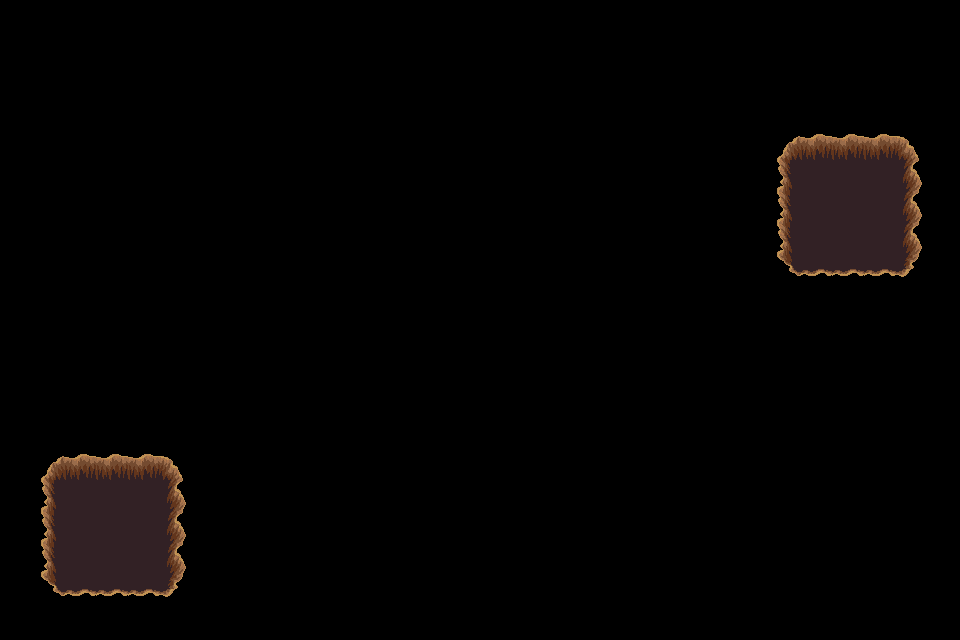

Tiled map render using the project's own tile images. Description and the whole map definition, tile-layer contents included, below:
An orthogonal 30x20 tile map with 32x32 px tiles, 1 tile layer (trou), 2 tilesets.

<map version="1.4" tiledversion="1.4.3" orientation="orthogonal" renderorder="right-down" width="30" height="20" tilewidth="32" tileheight="32" infinite="0" nextlayerid="9" nextobjectid="1">
 <tileset firstgid="1" source="../../dungeon_green.tsx" />
 <tileset firstgid="530" source="../../dungeon.tsx" />
 <layer id="8" name="trou" width="30" height="20">
  <data encoding="csv">
0,0,0,0,0,0,0,0,0,0,0,0,0,0,0,0,0,0,0,0,0,0,0,0,0,0,0,0,0,0,
0,0,0,0,0,0,0,0,0,0,0,0,0,0,0,0,0,0,0,0,0,0,0,0,0,0,0,0,0,0,
0,0,0,0,0,0,0,0,0,0,0,0,0,0,0,0,0,0,0,0,0,0,0,0,0,0,0,0,0,0,
0,0,0,0,0,0,0,0,0,0,0,0,0,0,0,0,0,0,0,0,0,0,0,0,0,0,0,0,0,0,
0,0,0,0,0,0,0,0,0,0,0,0,0,0,0,0,0,0,0,0,0,0,0,0,432,433,433,433,434,0,
0,0,0,0,0,0,0,0,0,0,0,0,0,0,0,0,0,0,0,0,0,0,0,0,455,456,456,456,457,0,
0,0,0,0,0,0,0,0,0,0,0,0,0,0,0,0,0,0,0,0,0,0,0,0,455,456,456,456,457,0,
0,0,0,0,0,0,0,0,0,0,0,0,0,0,0,0,0,0,0,0,0,0,0,0,455,456,456,456,457,0,
0,0,0,0,0,0,0,0,0,0,0,0,0,0,0,0,0,0,0,0,0,0,0,0,478,479,479,479,480,0,
0,0,0,0,0,0,0,0,0,0,0,0,0,0,0,0,0,0,0,0,0,0,0,0,0,0,0,0,0,0,
0,0,0,0,0,0,0,0,0,0,0,0,0,0,0,0,0,0,0,0,0,0,0,0,0,0,0,0,0,0,
0,0,0,0,0,0,0,0,0,0,0,0,0,0,0,0,0,0,0,0,0,0,0,0,0,0,0,0,0,0,
0,0,0,0,0,0,0,0,0,0,0,0,0,0,0,0,0,0,0,0,0,0,0,0,0,0,0,0,0,0,
0,0,0,0,0,0,0,0,0,0,0,0,0,0,0,0,0,0,0,0,0,0,0,0,0,0,0,0,0,0,
0,432,433,433,433,434,0,0,0,0,0,0,0,0,0,0,0,0,0,0,0,0,0,0,0,0,0,0,0,0,
0,455,456,456,456,457,0,0,0,0,0,0,0,0,0,0,0,0,0,0,0,0,0,0,0,0,0,0,0,0,
0,455,456,456,456,457,0,0,0,0,0,0,0,0,0,0,0,0,0,0,0,0,0,0,0,0,0,0,0,0,
0,455,456,456,456,457,0,0,0,0,0,0,0,0,0,0,0,0,0,0,0,0,0,0,0,0,0,0,0,0,
0,478,479,479,479,480,0,0,0,0,0,0,0,0,0,0,0,0,0,0,0,0,0,0,0,0,0,0,0,0,
0,0,0,0,0,0,0,0,0,0,0,0,0,0,0,0,0,0,0,0,0,0,0,0,0,0,0,0,0,0
</data>
 </layer>
</map>
